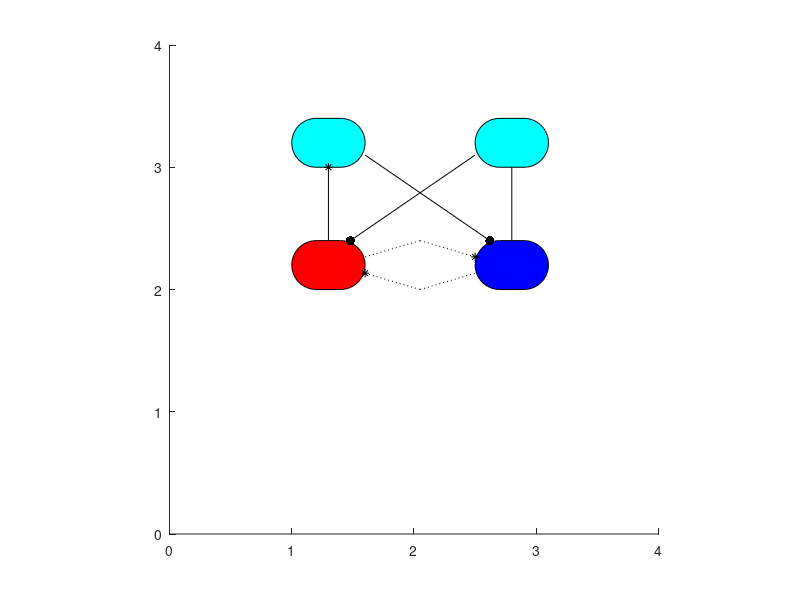

MATLAB code for this plot:
clear all
clc

% Position
x = 1;
y = 2;
w = 0.6;
h = 0.4;
d = 1;

% Neurons
rectangle('Position',[x y w h],'FaceColor','r','Curvature',1);% RG E
rectangle('Position',[x+1.5*d y w h],'FaceColor','b','Curvature',1);% RG F
rectangle('Position',[x y+d w h],'FaceColor','c','Curvature',1);% RG E IN
rectangle('Position',[x+1.5*d y+d w h],'FaceColor','c','Curvature',1);% RG F IN

% Synapses
line ([x+w/2 x+w/2],[y+h y+d],'color','k');% RG E -> RG E IN
line ([x+1.5*d+w/2 x+1.5*d+w/2],[y+h y+d],'color','k');% RG F -> RG F IN
line ([x+w x+1.5*d+w/5],[y+d+h/4 y+h],'color','k');% RG E IN -> RG F
line ([x+1.5*d x+4/5*w],[y+d+h/4 y+h],'color','k');% RG F IN -> RG E

line ([x+w x+0.75*d+w/2],[y+2/3*h y+h],'LineStyle',':','color','k');
line ([x+0.75*d+w/2 x+1.5*d],[y+h y+2/3*h],'LineStyle',':','color','k');

line ([x+w x+0.75*d+w/2],[y+h/3 y],'LineStyle',':','color','k');
line ([x+0.75*d+w/2 x+1.5*d],[y y+h/3],'LineStyle',':','color','k');

hold on 

% Synapse symbol
plot(x+1.5*d+w/5,y+h,'.','color','k','MarkerSize',20);
plot(x+4/5*w,y+h,'.','color','k','MarkerSize',20);
plot(x+w/2,y+d,'*','color','k','MarkerSize',6);
plot(x+1.5*d,y+2/3*h,'*','color','k','MarkerSize',6);
plot(x+w,y+h/3,'*','color','k','MarkerSize',6);

xlim([0 4])
ylim([0 4])
axis equal